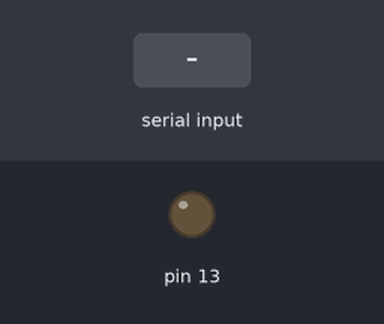
Simulated run of this sketch. Board: Arduino Uno, built with avr-gcc and run on an emulated ATmega328P. Parts: output pins drawn as LEDs (lit = HIGH). The test bench sets the inputs (shaded band).

Above: at 1.2 s.
1.3 s: "a" received over Serial
At 1.9 s:
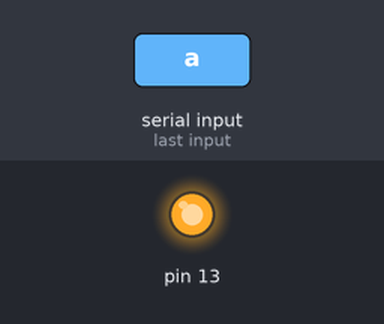
2.8 s: "s" received over Serial
At 4.2 s:
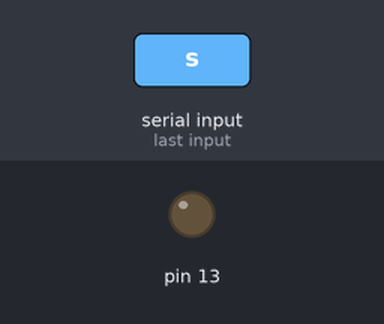
Timing chart, 0 to 5.8 s (numbered marks = the images above; inputs shaded):
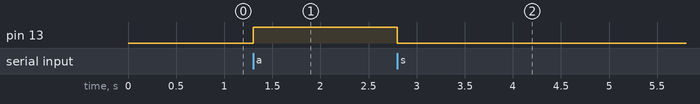

The sketch:

led.ino
```cpp
void setup() {
Serial.begin(9600);
pinMode(13,OUTPUT);

}

void loop() {
char commando = Serial.read();
if (commando == 'a') {
    digitalWrite(13, HIGH);
}

if (commando == 's') {
    digitalWrite(13, LOW);
}
}
```

Measured:
- after the input at 1.3 s, pin 13: LOW → HIGH at once
- after the input at 2.8 s, pin 13: HIGH → LOW at once
